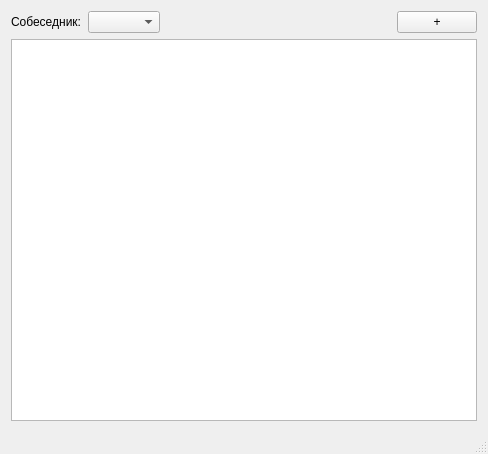
<?xml version="1.0" encoding="UTF-8"?>
<ui version="4.0">
 <class>MainWindow</class>
 <widget class="QMainWindow" name="MainWindow">
  <property name="geometry">
   <rect>
    <x>0</x>
    <y>0</y>
    <width>488</width>
    <height>454</height>
   </rect>
  </property>
  <property name="windowTitle">
   <string>SMS Keeper</string>
  </property>
  <widget class="QWidget" name="centralWidget">
   <layout class="QGridLayout" name="gridLayout">
    <item row="0" column="0">
     <layout class="QHBoxLayout" name="horizontalLayout">
      <item>
       <widget class="QLabel" name="companionLabel">
        <property name="text">
         <string>Собеседник:</string>
        </property>
       </widget>
      </item>
      <item>
       <widget class="QComboBox" name="companionComboBox"/>
      </item>
      <item>
       <spacer name="horizontalSpacer">
        <property name="orientation">
         <enum>Qt::Horizontal</enum>
        </property>
        <property name="sizeHint" stdset="0">
         <size>
          <width>40</width>
          <height>20</height>
         </size>
        </property>
       </spacer>
      </item>
      <item>
       <widget class="QPushButton" name="pushButton">
        <property name="enabled">
         <bool>true</bool>
        </property>
        <property name="text">
         <string>+</string>
        </property>
       </widget>
      </item>
     </layout>
    </item>
    <item row="1" column="0">
     <widget class="QTextEdit" name="textEdit"/>
    </item>
   </layout>
  </widget>
  <widget class="QMenuBar" name="menuBar">
   <property name="enabled">
    <bool>true</bool>
   </property>
   <property name="geometry">
    <rect>
     <x>0</x>
     <y>0</y>
     <width>488</width>
     <height>18</height>
    </rect>
   </property>
  </widget>
  <widget class="QStatusBar" name="statusBar">
   <property name="enabled">
    <bool>true</bool>
   </property>
   <property name="whatsThis">
    <string>Эт статус бар, ёпта!</string>
   </property>
  </widget>
 </widget>
 <layoutdefault spacing="6" margin="11"/>
 <resources/>
 <connections/>
</ui>
